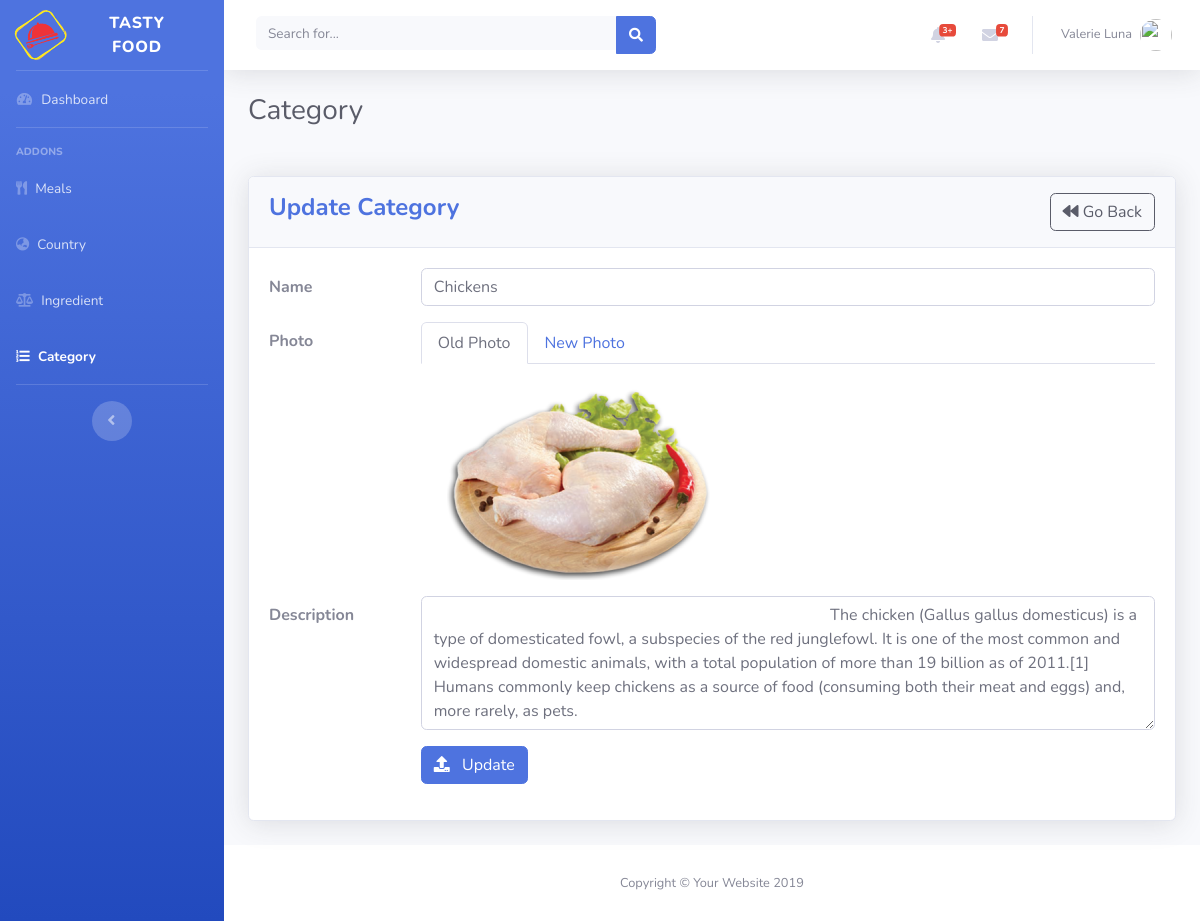
The page /category/edit/1 on the database its author committed.
### tables this page shows
CREATE TABLE `categories` (
  `categories_id` int(11) NOT NULL,
  `categories_name` varchar(225) NOT NULL,
  `categories_photo` text NOT NULL,
  `categories_description` text NOT NULL
);

### application/controllers/Category_ctrl.php (called while the page is built, shortened)
<?php
class Category_ctrl extends CI_Controller
{
	public function edit()
	{
		$id = $this->uri->segment(3);
		$data['category'] = $this->Category_mdl->detail($id);
		$data['innerdata'] = 'category_edit';
		$this->load->vieW('backendtemplate',$data);
	}
}
?>

### index.php (called while the page is built, shortened)
<?php
require_once BASEPATH.'core/CodeIgniter.php';

### application/models/Category_mdl.php (called while the page is built, shortened)
<?php
class Category_mdl extends CI_Model
{
	public function detail($id)
	{
		$this->db->select('*');
		$this->db->from('categories');
		$this->db->where('categories_id',$id);
		$sql = $this->db->get();
		return $sql->row_array();
	}
}
?>

### application/views/category_edit.php (the view, shortened to what this page needs)
<?php
	$name = $category['categories_name'];
	$photo = $category['categories_photo'];
	$description = $category['categories_description'];
?>
<h1 class="h3 mb-2 text-gray-800 mb-5">
    Category
</h1>
<div class="card shadow mb-4">
    <div class="card-header py-3">
      <h4 class="m-0 font-weight-bold text-primary"> Update Category
        <a href="<?= base_url('category') ?>" class="btn btn-outline-dark float-right">
        	<i class="fas fa-backward"></i> Go Back
        </a>
      </h4>
    </div>
	<div class="card-body">
		<form action="<?= base_url('category/update') ?>" method="POST" enctype="multipart/form-data">
			<div class="form-group row">
				<label for="name" class="col-sm-2 col-form-label">
					<b> Name </b>
				</label>
				<div class="col-sm-10">
					<input type="text" name="name" class="form-control" id="name" value="<?= $name; ?>">
				</div>
			</div>
			<div class="form-group row">
				<label for="photo" class="col-sm-2 col-form-label">
					<b> Photo </b>
				</label>
				<div class="col-sm-10">
					<nav>
						<div class="nav nav-tabs" id="nav-tab" role="tablist">
					    	<a class="nav-item nav-link active" id="nav-home-tab" data-toggle="tab" href="#nav-home" role="tab" aria-controls="nav-home" aria-selected="true">Old Photo </a>
					    	<a class="nav-item nav-link" id="nav-profile-tab" data-toggle="tab" href="#nav-profile" role="tab" aria-controls="nav-profile" aria-selected="false">New Photo </a>
					  </div>
					</nav>
					<div class="tab-content mt-3" id="nav-tabContent">
					  <div class="tab-pane fade show active" id="nav-home" role="tabpanel" aria-labelledby="nav-home-tab">
					  	<img src="<?= $photo ?>" class="img-fluid">
					  </div>
					</div>
				</div>
			</div>
			<div class="form-group row">
				<label for="description" class="col-sm-2 col-form-label">
					<b> Description </b>
				</label>
				<div class="col-sm-10">
					<textarea class="form-control" id="description" name="description" rows="5">
						<?= $description; ?>
					</textarea>
				</div>
			</div>
			<div class="form-group row">
				<div class="col-sm-2"></div>
				<div class="col-sm-10">
					<button class="btn btn-primary" type="submit">
						<i class="fa fa-upload"></i>
						&nbsp; Update
					</button>
				</div>
			</div>
		</form>
	</div>
</div>

### rows shown on the page
categories: name "Chickens", categories_photo (picture), description "The chicken (Gallus gallus domesticus) is a type of domesticated fowl, a subspecies of the red junglefowl. It is one of the most common and widespread domestic animals, with a total population of more than 19 billion as of 2011.[1] Humans commonly keep chickens as a source of food (consuming both their meat and eggs) and, more rarely, as pets."
